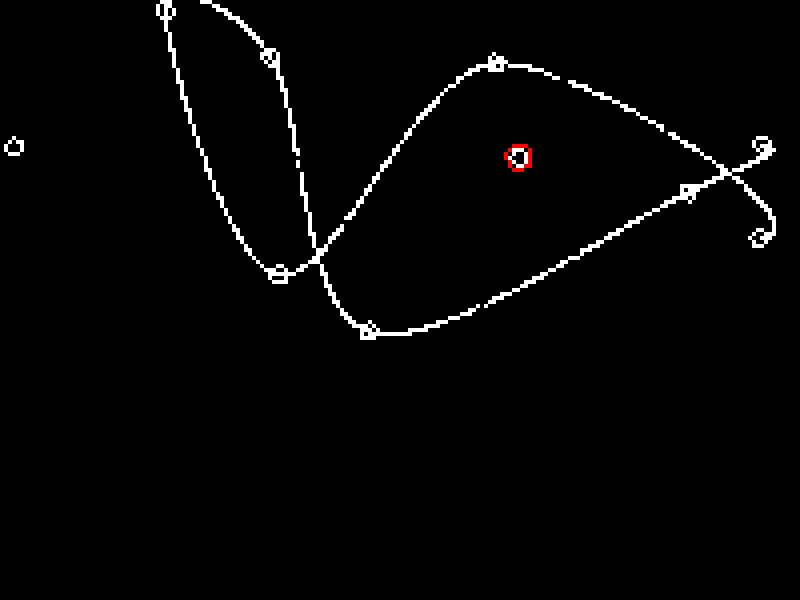
Frame 1 (no input)
Frame 60 (the mouse pressed at the canvas centre just before this capture): identical to frame 1, image omitted
Frame 120 (the mouse held since frame 60 and released just before this capture): identical to frame 1, image omitted

The Processing sketch that drew this single still picture (run headless with seeded random() and noise(); from frame 60 on, the mouse is pressed at the canvas centre):

// Processing sketch: splines_in_brine
// ── splines_in_brine.pde
PGraphics canvas;
Spline spline;
int res = 4;
void setup() {
  size(800, 600);
  noSmooth();
  canvas = createGraphics(width/res, height/res);
  spline = new Spline();
}


void draw() {
  canvas.beginDraw();

  canvas.background(0);
  //float angle = (float)frameCount;
  //angle /= 100;
  //angle %= TWO_PI;
  //float r = width / 8 + (canvas.width/4 * sin(angle));
  //canvas.noFill();
  //canvas.stroke(255);
  //canvas.ellipse(canvas.width / 2, canvas.height / 2, r, r); 

  spline.draw();
  canvas.endDraw();
  image(canvas, 0, 0, width, height);
}

int selectedPoint = 0;
boolean dragging = false;
PVector mousePos = new PVector();

void mousePressed() {
  mousePos.set(mouseX / res, mouseY / res);
  if (mouseButton == LEFT) {
    for (int i = 0; i < spline.points.size(); i += 1) {
      PVector p = spline.points.get(i);
      if (PVector.dist(p, mousePos) < 5) {
        selectedPoint = i;
        dragging = true;
        break;
      }
    }
  }
}

void mouseDragged() {
  mousePos.set(mouseX / res, mouseY / res);
  if (mouseButton == LEFT) {
    spline.points.get(selectedPoint).set(mousePos);
  }
}

void mouseReleased() {
  if (mouseButton == LEFT) {
    dragging = false;
  }
}



void keyReleased() {
  //println(keyCode);
  if (key == 'x') {
    selectedPoint += 1;
    selectedPoint = selectedPoint % spline.points.size();
  } else if (key == 'z') {
    selectedPoint -= 1;
    if (selectedPoint < 0) {
      selectedPoint = spline.points.size()-1;
    }
  }
}
float speed = 3;
void keyPressed() {

  if (key == 'w') {
    spline.points.get(selectedPoint).y -= speed;
  } else if (key == 's') {
    spline.points.get(selectedPoint).y += speed;
  } else if (key == 'a') {
    spline.points.get(selectedPoint).x -= speed;
  } else if (key == 'd') {
    spline.points.get(selectedPoint).x += speed;
  }
}

// ── Spline.pde
class Spline {
  ArrayList<PVector> points = new ArrayList<PVector>();
  int cw = canvas.width;
  int cw8 = canvas.width/8;
  int cw4 = canvas.width/4;
  int cw2 = canvas.width/2;
  int cw16 = canvas.width/16;

  int ch2 = canvas.height/2;

  public Spline() {
    for (int i = 0; i < 10; i += 1) {
      addPoint(random(canvas.width), random(canvas.height));
    }
    //for (int x = cw8; x < cw-cw8; x += cw16) {
    //  addPoint(x,ch2);
    //}
  }

  void draw() {




    canvas.stroke(255);
    canvas.noFill();
    
    for (float t = 0; t < (float)points.size()-3; t += 0.005f) {
      PVector p = splinePoint(t);
      canvas.point(p.x, p.y);
    }


    for (int i = 0; i < points.size(); i += 1) {
      PVector p = points.get(i);

      if (i == selectedPoint) {
        canvas.stroke(255, 0, 0);
        canvas.ellipse(p.x, p.y, 6, 6);
        canvas.stroke(255);
      }
      canvas.ellipse(p.x, p.y, 4, 4);
    }
  }

  public void addPoint(float x, float y) {
    points.add(new PVector(x, y));
  }

  PVector splinePoint(float t) {

    PVector p = new PVector(0, 0);
    int p0,p1,p2,p3;
    
    p1 = (int)t + 1;
    p2 = p1 + 1;
    p3 = p2 + 1;
    p0 = p1 - 1;
    t = t - (int)t;
    
    float tt = t * t;
    float ttt = tt * t;
    
    float q1 = -ttt + 2*tt - t;
    float q2 = 3*ttt - 5 *tt + 2;
    float q3 = -3*ttt + 4*tt + t;
    float q4 = ttt - tt;
    
    float tx = 0.5 * (points.get(p0).x * q1 + points.get(p1).x * q2 + points.get(p2).x * q3 + points.get(p3).x * q4);
    float ty = 0.5 * (points.get(p0).y * q1 + points.get(p1).y * q2 + points.get(p2).y * q3 + points.get(p3).y * q4);
    p.set(tx,ty);

    return p;
  }
}
